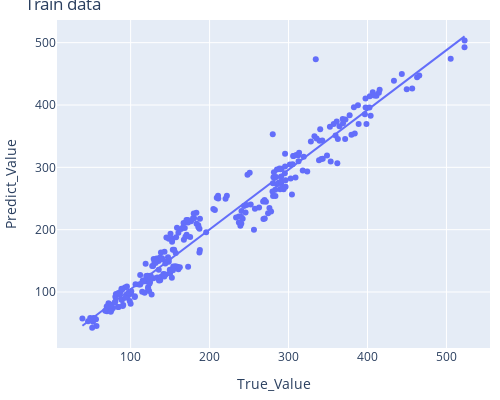
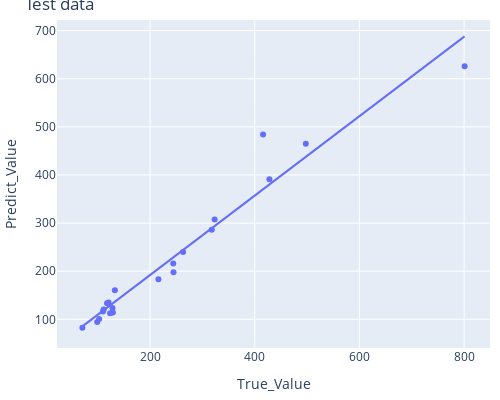

These figures' notebook cell, in order:
### Code cell
# compare with original model
polyEstimate(x_train_stress, ym_train_stress.Sm, x_eva_stress, ym_eva_stress.Sm, print_test=1,output=1)

### Figure 1 — Plotly figure (JSON) as saved in the notebook; plotly's stock layout.template omitted (floating-point values rounded to 4 significant figures; data arrays with more than 128 entries replaced by an {"elided": "..."} marker saying what was removed)
{"data": [{"hovertemplate": "True_Value=%{x}<br>Predict_Value=%{y}<extra></extra>", "legendgroup": "", "marker": {"color": "#636efa", "symbol": "circle"}, "mode": "markers", "name": "", "orientation": "v", "showlegend": false, "type": "scatter", "x": {"elided": "286 float values"}, "xaxis": "x", "y": {"elided": "286 float values"}, "yaxis": "y"}, {"hovertemplate": "<b>OLS trendline</b><br>Predict_Value = 0.958728 * True_Value + 8.61747<br>R<sup>2</sup>=0.958728<br><br>True_Value=%{x}<br>Predict_Value=%{y} <b>(trend)</b><extra></extra>", "legendgroup": "", "marker": {"color": "#636efa", "symbol": "circle"}, "mode": "lines", "name": "", "showlegend": false, "type": "scatter", "x": {"elided": "286 float values"}, "xaxis": "x", "y": {"elided": "286 float values"}, "yaxis": "y"}], "layout": {"height": 400, "legend": {"tracegroupgap": 0}, "margin": {"b": 10, "l": 10, "r": 10, "t": 20}, "title": {"text": "Train data"}, "width": 500, "xaxis": {"anchor": "y", "domain": [0, 1], "title": {"text": "True_Value"}}, "yaxis": {"anchor": "x", "domain": [0, 1], "title": {"text": "Predict_Value"}}}}

### Figure 2 — Plotly figure (JSON) as saved in the notebook; plotly's stock layout.template omitted (floating-point values rounded to 4 significant figures)
{"data": [{"hovertemplate": "True_Value=%{x}<br>Predict_Value=%{y}<extra></extra>", "legendgroup": "", "marker": {"color": "#636efa", "symbol": "circle"}, "mode": "markers", "name": "", "orientation": "v", "showlegend": false, "type": "scatter", "x": [415.9, 497.6, 801, 323.3, 428, 317.9, 102.7, 99.02, 70.7, 216, 132.7, 120.7, 244.3, 244.8, 263.1, 117.8, 109.9, 111.4, 128.2, 128.9, 123.6], "xaxis": "x", "y": [483.9, 464.9, 626.0, 307.5, 391.2, 286.0, 100.5, 94.24, 82.33, 183.5, 160.2, 135.2, 216.3, 198.0, 240.2, 133.2, 116.0, 120.7, 123.5, 114.1, 112.9], "yaxis": "y"}, {"hovertemplate": "<b>OLS trendline</b><br>Predict_Value = 0.825007 * True_Value + 27.0133<br>R<sup>2</sup>=0.953654<br><br>True_Value=%{x}<br>Predict_Value=%{y} <b>(trend)</b><extra></extra>", "legendgroup": "", "marker": {"color": "#636efa", "symbol": "circle"}, "mode": "lines", "name": "", "showlegend": false, "type": "scatter", "x": [70.7, 99.02, 102.7, 109.9, 111.4, 117.8, 120.7, 123.6, 128.2, 128.9, 132.7, 216, 244.3, 244.8, 263.1, 317.9, 323.3, 415.9, 428, 497.6, 801], "xaxis": "x", "y": [85.34, 108.7, 111.7, 117.7, 118.9, 124.2, 126.6, 129.0, 132.8, 133.4, 136.5, 205.2, 228.6, 229.0, 244.1, 289.3, 293.7, 370.1, 380.1, 437.5, 687.8], "yaxis": "y"}], "layout": {"height": 400, "legend": {"tracegroupgap": 0}, "margin": {"b": 10, "l": 10, "r": 10, "t": 20}, "title": {"text": "Test data"}, "width": 500, "xaxis": {"anchor": "y", "domain": [0, 1], "title": {"text": "True_Value"}}, "yaxis": {"anchor": "x", "domain": [0, 1], "title": {"text": "Predict_Value"}}}}
